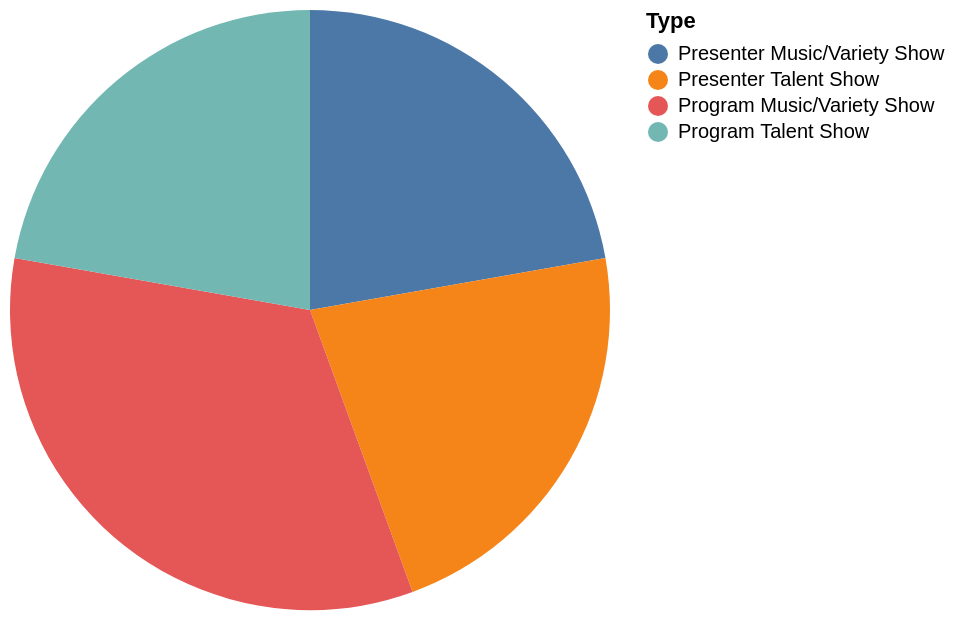

Write the Vega-Lite specification saved for this chart.
### Vega-Lite specification from a JSON file in a GitHub repository (floating-point values rounded to 4 significant figures)
{"data": {"values": [{"x_data": "Presenter Music/Variety Show", "y_data": 2}, {"x_data": "Presenter Talent Show", "y_data": 2}, {"x_data": "Program Music/Variety Show", "y_data": 3}, {"x_data": "Program Talent Show", "y_data": 2}]}, "mark": "arc", "encoding": {"theta": {"field": "y_data", "type": "quantitative", "title": "COUNT(*)"}, "color": {"field": "x_data", "type": "nominal", "title": "Type"}}}
